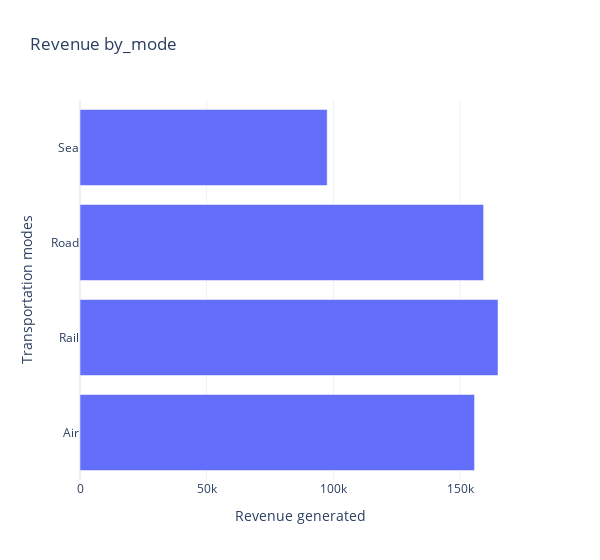

The cell this chart's notebook holds for it:
### Code cell
fig3 = px.bar(revenue_by,x=revenue_by['Revenue generated'],y=revenue_by['Transportation modes'],orientation='h',title='Revenue by_mode',width=600)
fig3.show()

### Figure 1 — Plotly figure (JSON) as saved in the notebook; plotly's stock layout.template omitted (floating-point values rounded to 4 significant figures)
{"data": [{"alignmentgroup": "True", "hovertemplate": "Revenue generated=%{x}<br>Transportation modes=%{y}<extra></extra>", "legendgroup": "", "marker": {"color": "#636efa", "pattern": {"shape": ""}}, "name": "", "offsetgroup": "", "orientation": "h", "showlegend": false, "textposition": "auto", "type": "bar", "x": [155700.0, 165000.0, 159300.0, 97560.0], "xaxis": "x", "y": ["Air", "Rail", "Road", "Sea"], "yaxis": "y"}], "layout": {"barmode": "relative", "legend": {"tracegroupgap": 0}, "title": {"text": "Revenue by_mode"}, "width": 600, "xaxis": {"anchor": "y", "domain": [0, 1], "title": {"text": "Revenue generated"}}, "yaxis": {"anchor": "x", "domain": [0, 1], "title": {"text": "Transportation modes"}}}}
